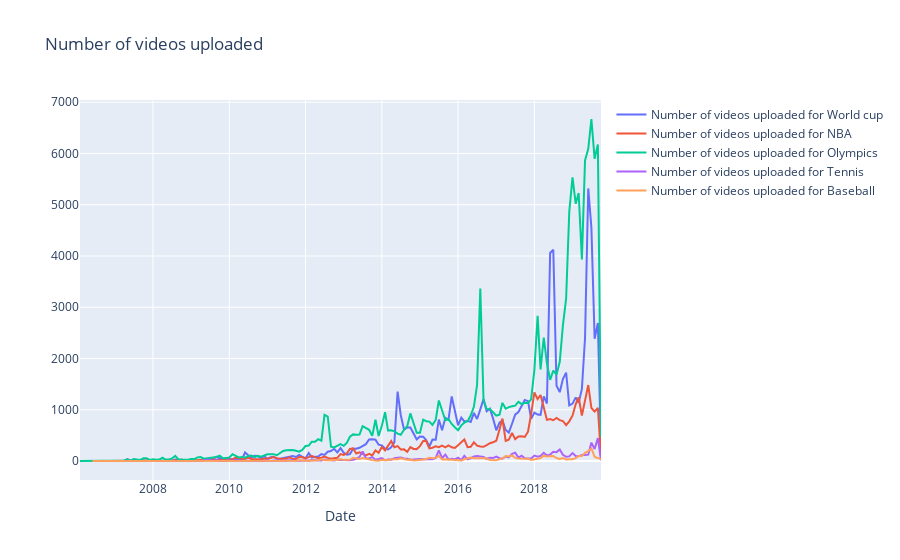

The notebook cell saved with this chart:
### Code cell
plot_all(list_df=list_df, list_titles=list_titles, type='num_videos')

### Figure 1 — Plotly figure (JSON) as saved in the notebook; plotly's stock layout.template omitted (floating-point values rounded to 4 significant figures; data arrays with more than 128 entries replaced by an {"elided": "..."} marker saying what was removed)
{"data": [{"name": "Number of videos uploaded for World cup", "type": "scatter", "x": {"elided": "156 str values"}, "y": {"elided": "156 int values"}}, {"name": "Number of videos uploaded for NBA", "type": "scatter", "x": {"elided": "154 str values"}, "y": {"elided": "154 int values"}}, {"name": "Number of videos uploaded for Olympics", "type": "scatter", "x": {"elided": "160 str values"}, "y": {"elided": "160 int values"}}, {"name": "Number of videos uploaded for Tennis", "type": "scatter", "x": {"elided": "145 str values"}, "y": {"elided": "145 int values"}}, {"name": "Number of videos uploaded for Baseball", "type": "scatter", "x": {"elided": "147 str values"}, "y": {"elided": "147 int values"}}], "layout": {"title": {"text": "Number of videos uploaded"}, "xaxis": {"title": {"text": "Date"}}}}
